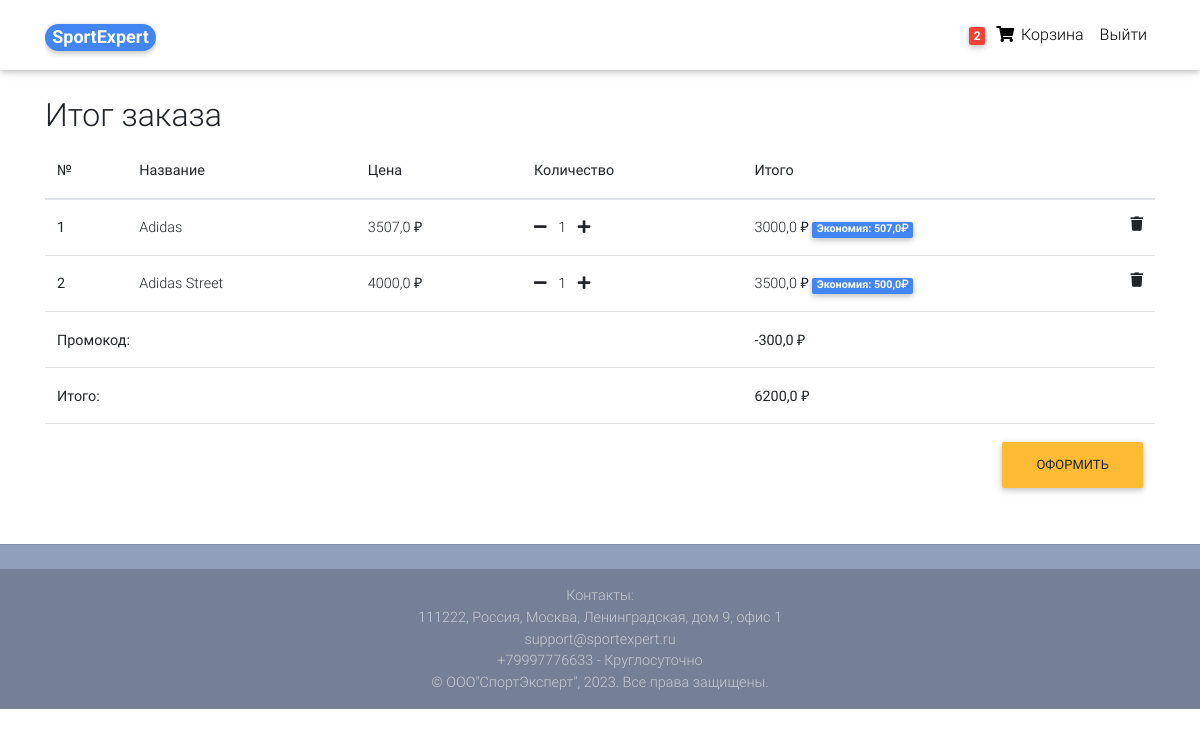
The app's page /cart/ (signed in) with its own data.
### core/models.py (models this page shows, shortened)
class Order(models.Model):
    user = models.ForeignKey(settings.AUTH_USER_MODEL,
                             on_delete=models.CASCADE, verbose_name='Пользователь')
    items = models.ManyToManyField(OrderItem, verbose_name='Товары')
    start_date = models.DateTimeField(auto_now_add=True, verbose_name='Дата заказа')
    ordered_date = models.DateTimeField(verbose_name='Дата оплаты')
    ordered = models.BooleanField(default=False, verbose_name='Оплачен')
    post_address = models.ForeignKey('PostAddress', on_delete=models.SET_NULL, blank=True, null=True, verbose_name='Адрес доставки')
    coupon = models.ForeignKey('Coupon', on_delete=models.SET_NULL, blank=True, null=True, verbose_name='Промокод')
    def get_total(self):
        total = 0
        for order_item in self.items.all():
            total = total + order_item.get_final_price()
        if self.coupon:
            total -= self.coupon.amount
        return total
    class Meta:
        verbose_name = "Заказ"
        verbose_name_plural = "Заказы"

class OrderItem(models.Model):
    user = models.ForeignKey(settings.AUTH_USER_MODEL,
                             on_delete=models.CASCADE, verbose_name='Пользователь')
    ordered = models.BooleanField(default=False, verbose_name='Оплачен')
    item = models.ForeignKey(Item, on_delete=models.CASCADE, verbose_name='Товар')
    quantity = models.IntegerField(default=1, verbose_name='Количество')
    def get_total_item_price(self):
        return self.quantity * self.item.price
    def get_total_discount_price(self):
        return self.quantity * self.item.discount_price
    def get_amount_discount(self):
        return self.get_total_item_price() - self.get_total_discount_price()
    def get_final_price(self):
        if self.item.discount_price:
            return self.get_total_discount_price()
        return self.get_total_item_price()
    class Meta:
        verbose_name = "Товар в работе"
        verbose_name_plural = "Товары в работе"

class Item(models.Model):
    title = models.CharField(max_length=100, verbose_name='Название')
    price = models.FloatField(verbose_name='Цена')
    discount_price = models.FloatField(blank=True, null=True, verbose_name='Цена по скидке')
    cat = models.ForeignKey('Category', on_delete=models.CASCADE, null=True, blank=True, verbose_name='Категория')
    sex = models.CharField(choices=SEX_CHOICES, max_length=2, verbose_name='Пол')
    label = models.CharField(choices=LABEL_CHOICES, max_length=1, verbose_name='Лейбл')
    slug = models.SlugField(verbose_name='URL')
    description = models.TextField(verbose_name='Описание')
    mainphoto = models.ImageField(blank=True, null=True, verbose_name='Заглавное фото')
    photo1 = models.ImageField(blank=True, null=True, verbose_name='Фото №1')
    photo2 = models.ImageField(blank=True, null=True, verbose_name='Фото №2')
    photo3 = models.ImageField(blank=True, null=True, verbose_name='Фото №3')
    class Meta:
        verbose_name = "Товар"
        verbose_name_plural = "Товары"

class Coupon(models.Model):
    code = models.CharField(max_length=15, verbose_name='Промокод')
    amount = models.FloatField(blank=True, null=True, verbose_name='Сумма скидки')
    class Meta:
        verbose_name = "Промокод"
        verbose_name_plural = "Промокоды"

### core/views.py (the view)
# urls.py: path('cart/', CartView.as_view(), name='cart'),
class CartView(LoginRequiredMixin, View):
    def get(self, *args, **kwargs):
        try:
            order = Order.objects.get(user=self.request.user, ordered=False)
            context = {
                'object': order
            }
            return render(self.request, 'core/cart.html', context)
        except ObjectDoesNotExist:
            messages.error(self.request, 'У вас нет активных заказов')
            return render(self.request, 'core/cart.html')

### core/templatetags/cart_template_tags.py (called while the page is built)
@register.filter()
def cart_item_count(user):
    if user.is_authenticated:
        qs = Order.objects.filter(user=user, ordered=False)
        if qs.exists():
            return qs[0].items.count()

### templates/core/cart.html (shortened to what this page needs)
{% extends "core/base.html" %}
{% block content %}
  <div id="carousel-example-1z" class="carousel slide carousel-fade pt-4" data-ride="carousel">
    <ol class="carousel-indicators">
      <li data-target="#carousel-example-1z" data-slide-to="0" class="active"></li>
      <li data-target="#carousel-example-1z" data-slide-to="1"></li>
      <li data-target="#carousel-example-1z" data-slide-to="2"></li>
    </ol>
  <main>
    <div class="container">
      <div class="table-responsive text-nowrap">
        <h2>Итог заказа</h2>
        <table class="table">
          <thead>
          <tr>
            <th scope="col">№</th>
            <th scope="col">Название</th>
            <th scope="col">Цена</th>
            <th scope="col">Количество</th>
            <th scope="col">Итого</th>
          </tr>
          </thead>
          <tbody>
          {% for order_item in object.items.all %}
          <tr>
            <th scope="row">{{ forloop.counter }}</th>
            <td>{{ order_item.item.title }}</td>
            <td>
              {{ order_item.item.price }} ₽
            </td>
            <td>
              <a href="{% url 'core:remove-single-item-from-cart' order_item.item.slug %}"><i class="fas fa-minus mr-2"></i></a>
              {{ order_item.quantity }}
              <a href="{% url 'core:add-single-item-to-cart' order_item.item.slug %}"><i class="fas fa-plus ml-2"></i></a>
            </td>
            <td>
              {% if order_item.item.discount_price %}
                {{ order_item.get_total_discount_price }} ₽
              <span class="badge badge-primary">Экономия: {{ order_item.get_amount_discount }}₽</span>
              {% else %}
                {{ order_item.get_total_item_price }} ₽
              {% endif %}
              <a href="{% url 'core:trash-item-from-cart' order_item.item.slug %}"><i class="fas fa-trash float-right"></i></a>
            </td>
          </tr>
          {% empty %}
          <tr>
            <td colspan="5">Ваша корзина пуста</td>
            <td colspan="5"><a class="btn btn-warning float-right" href="/">Продолжить покупки</a></td>
          </tr>
          {% endfor %}
          {% if object.coupon %}
          <tr>
            <td colspan="4"><b>Промокод:</b></td>
            <td><b>-{{ object.coupon.amount }} ₽</b></td>
          </tr>
          {% endif %}
          {% if object.get_total %}
          <tr>
            <td colspan="4"><b>Итого:</b></td>
            <td><b>{{ object.get_total }} ₽</b></td>
          </tr>
          <tr>
            <td colspan="5"><a class="btn btn-warning float-right" href="/checkout/">Оформить</a></td>
          </tr>
          {% endif %}
          </tbody>
        </table>
      </div>
    </div>
  </main>
{% endblock content %}

### templates/core/navbar.html (shortened to what this page needs)
{% load cart_template_tags %}
<nav class="navbar fixed-top navbar-expand-lg navbar-light white scrolling-navbar">
    <div class="container">
      <a class="navbar-brand waves-effect" href="/">
        <big><strong class="badge rounded-pill badge-primary" size="24">SportExpert</strong></big>
      </a>
      <div class="collapse navbar-collapse" id="navbarSupportedContent">
        <ul class="navbar-nav nav-flex-icons">
          {% if request.user.is_authenticated %}
          <li class="nav-item">
            <a href="{% url 'core:cart' %}" class="nav-link waves-effect">
              <span class="badge red z-depth-1 mr-1">
                {% if request.user|cart_item_count > 0 %}
                {{ request.user|cart_item_count }}
                {% else %}
                0
                {% endif %}
              </span>
              <i class="fas fa-shopping-cart"></i>
              <span class="clearfix d-none d-sm-inline-block"> Корзина </span>
            </a>
          </li>
          <li class="nav-item">
            <a class="nav-link waves-effect" href="{% url 'account_logout' %}">
              <span class="clearfix d-none d-sm-inline-block"> Выйти </span>
            </a>
          </li>
          {% endif %}
        </ul>
      </div>
    </div>
  </nav>

### templates/core/base.html (style rules this page uses)
html, body, header, .carousel { height: 60vh; }

### records on screen
OrderItem: item "Adidas", item.price "3507,0", quantity "1", get_total_discount_price "3000,0", get_amount_discount "507,0"
OrderItem: item "Adidas Street", item.price "4000,0", quantity "1", get_total_discount_price "3500,0", get_amount_discount "500,0"
Order: coupon.amount "300,0", get_total "6200,0"

### other values on screen
{{ request.user|cart_item_count }} "2"
